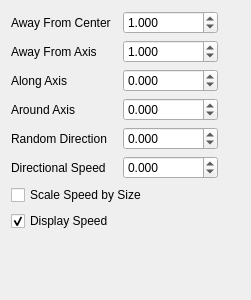
<?xml version="1.0" encoding="UTF-8"?>
<ui version="4.0">
 <class>volSpeedAttr</class>
 <widget class="QWidget" name="volSpeedAttr">
  <property name="geometry">
   <rect>
    <x>0</x>
    <y>0</y>
    <width>251</width>
    <height>300</height>
   </rect>
  </property>
  <property name="windowTitle">
   <string>Form</string>
  </property>
  <layout class="QGridLayout" name="gridLayout">
   <item row="0" column="0">
    <widget class="QLabel" name="awayFromCenterLabel">
     <property name="text">
      <string>Away From Center</string>
     </property>
    </widget>
   </item>
   <item row="0" column="2">
    <widget class="QDoubleSpinBox" name="awayFromCenter">
     <property name="decimals">
      <number>3</number>
     </property>
     <property name="minimum">
      <double>-1000000000.000000000000000</double>
     </property>
     <property name="maximum">
      <double>1000000000.000000000000000</double>
     </property>
     <property name="value">
      <double>1.000000000000000</double>
     </property>
    </widget>
   </item>
   <item row="1" column="0">
    <widget class="QLabel" name="awayFromAxisLabel">
     <property name="text">
      <string>Away From Axis</string>
     </property>
    </widget>
   </item>
   <item row="3" column="0" colspan="2">
    <widget class="QLabel" name="alongAxisLabel">
     <property name="text">
      <string>Along Axis</string>
     </property>
    </widget>
   </item>
   <item row="4" column="0">
    <widget class="QLabel" name="aroundAxisLabel">
     <property name="text">
      <string>Around Axis</string>
     </property>
    </widget>
   </item>
   <item row="4" column="2">
    <widget class="QDoubleSpinBox" name="aroundAxis">
     <property name="decimals">
      <number>3</number>
     </property>
     <property name="minimum">
      <double>-1000000000.000000000000000</double>
     </property>
     <property name="maximum">
      <double>1000000000.000000000000000</double>
     </property>
    </widget>
   </item>
   <item row="5" column="0" colspan="2">
    <widget class="QLabel" name="randomDirectionLabel">
     <property name="text">
      <string>Random Direction</string>
     </property>
    </widget>
   </item>
   <item row="5" column="2">
    <widget class="QDoubleSpinBox" name="randomDirection">
     <property name="decimals">
      <number>3</number>
     </property>
     <property name="minimum">
      <double>-1000000000.000000000000000</double>
     </property>
     <property name="maximum">
      <double>1000000000.000000000000000</double>
     </property>
    </widget>
   </item>
   <item row="6" column="0">
    <widget class="QLabel" name="directionalSpeedLabel">
     <property name="text">
      <string>Directional Speed</string>
     </property>
    </widget>
   </item>
   <item row="6" column="2">
    <widget class="QDoubleSpinBox" name="directionalSpeed">
     <property name="decimals">
      <number>3</number>
     </property>
     <property name="minimum">
      <double>-1000000000.000000000000000</double>
     </property>
     <property name="maximum">
      <double>1000000000.000000000000000</double>
     </property>
    </widget>
   </item>
   <item row="7" column="0" colspan="3">
    <widget class="QCheckBox" name="scaleSpeedBySize">
     <property name="text">
      <string>Scale Speed by Size</string>
     </property>
    </widget>
   </item>
   <item row="8" column="0" colspan="3">
    <widget class="QCheckBox" name="displaySpeed">
     <property name="text">
      <string>Display Speed</string>
     </property>
     <property name="checked">
      <bool>true</bool>
     </property>
    </widget>
   </item>
   <item row="3" column="2">
    <widget class="QDoubleSpinBox" name="alongAxis">
     <property name="decimals">
      <number>3</number>
     </property>
     <property name="minimum">
      <double>-1000000000.000000000000000</double>
     </property>
     <property name="maximum">
      <double>1000000000.000000000000000</double>
     </property>
    </widget>
   </item>
   <item row="3" column="3">
    <spacer name="horizontalSpacer">
     <property name="orientation">
      <enum>Qt::Horizontal</enum>
     </property>
     <property name="sizeHint" stdset="0">
      <size>
       <width>40</width>
       <height>20</height>
      </size>
     </property>
    </spacer>
   </item>
   <item row="9" column="0">
    <spacer name="verticalSpacer">
     <property name="orientation">
      <enum>Qt::Vertical</enum>
     </property>
     <property name="sizeHint" stdset="0">
      <size>
       <width>20</width>
       <height>40</height>
      </size>
     </property>
    </spacer>
   </item>
   <item row="1" column="2">
    <widget class="QDoubleSpinBox" name="awayFromAxis">
     <property name="decimals">
      <number>3</number>
     </property>
     <property name="minimum">
      <double>-1000000000.000000000000000</double>
     </property>
     <property name="maximum">
      <double>1000000000.000000000000000</double>
     </property>
     <property name="value">
      <double>1.000000000000000</double>
     </property>
    </widget>
   </item>
  </layout>
 </widget>
 <resources/>
 <connections/>
</ui>
